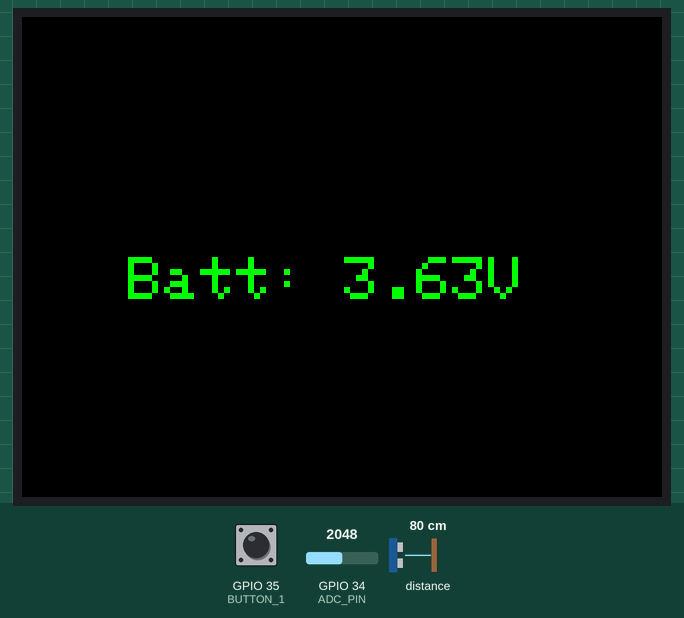
Simulated run of this sketch. Board: ESP32. Parts: 320×240 colour display. Inputs (shaded band) come from the test bench; at power-on: GPIO 35 (BUTTON_1) HIGH, GPIO 34 (ADC_PIN) = 2048, distance to the obstacle 80 cm. What the sketch prints to the serial monitor is not drawn. At 6.1 s the program puts the board to deep sleep or switches it off; the recording ends there.

Above: at 1.4 s.
3.6 s: GPIO 35 (BUTTON_1) pulled LOW for 0.15 s
At 4.6 s:
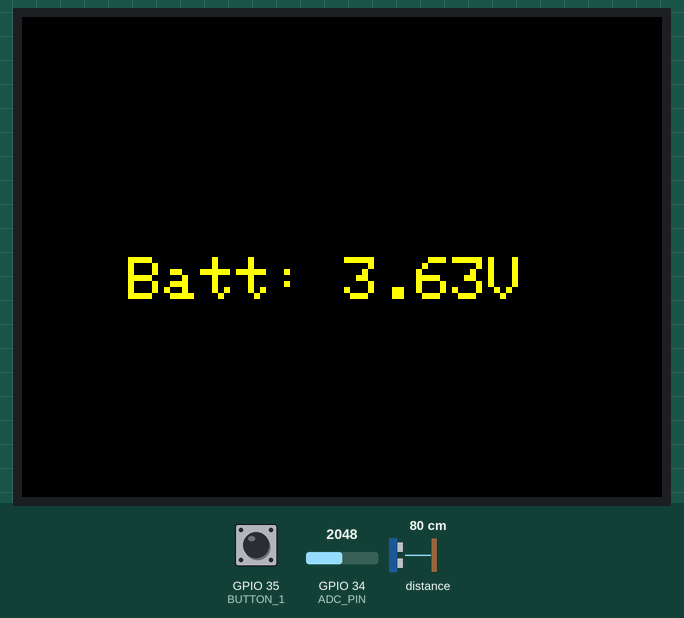
At 5.6 s:
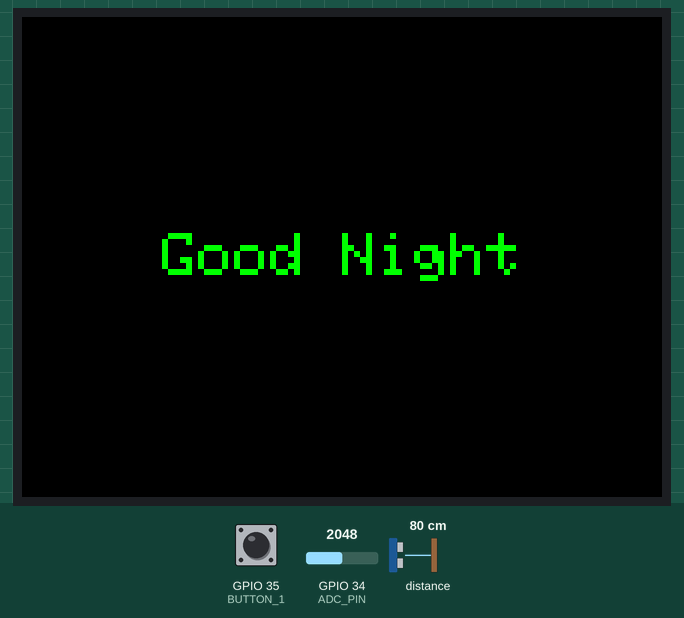
Timing chart, 0 to 6.1 s (numbered marks = the images above; inputs shaded):
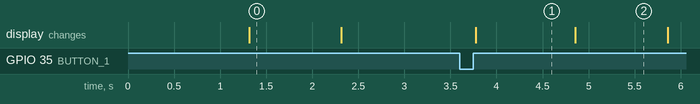

Measured:
- after the input at 3.6 s, the display: changes after 0.17 s (image 1)
- what the display in image 0 shows lasts 1.0 s, from 1.3 s to 2.3 s
- what the display in image 1 shows lasts 1.1 s, from 3.8 s to 4.9 s

The sketch:

HandwashTimer.ino
```cpp
/*

*/

#include "Adafruit_VL53L0X.h"   // TOF sensor
#include <TFT_eSPI.h>           // Hardware-specific library
#include <SPI.h>
#include "Button2.h"

#define TFT_GREY 0x5AEB

#define ADC_EN              14  //ADC_EN is the ADC detection enable port
#define ADC_PIN             34
#define BUTTON_1            35
#define BUTTON_2            0

Adafruit_VL53L0X lox = Adafruit_VL53L0X();

TFT_eSPI tft = TFT_eSPI();       // Invoke custom library
Button2 btn1(BUTTON_1);

int btnCick = false;
int vref = 1100;

uint32_t targetTime = 0;                    // for next 1 second timeout
int8_t ss = 46;
byte oss = 99;
byte xsecs = 0;

bool checking = true;

//! Long time delay, it is recommended to use shallow sleep, which can effectively reduce the current consumption
void espDelay(int ms)
{
    esp_sleep_enable_timer_wakeup(ms * 1000);
    esp_sleep_pd_config(ESP_PD_DOMAIN_RTC_PERIPH, ESP_PD_OPTION_ON);
    esp_light_sleep_start();
}

// Use a long press on upper button to enable sleep (press again to wake up)
void button_init()
{
    btn1.setPressedHandler([](Button2 & b) {
        btnCick = false;
        tft.writecommand(TFT_DISPON);
        digitalWrite(TFT_BL, true);
        //Serial.print("Button 1 pressed ");
        //int r = digitalRead(TFT_BL);
        showVoltage();
        tft.setTextSize(3);
        tft.fillScreen(TFT_BLACK);
        tft.setTextColor(TFT_GREEN, TFT_BLACK);
        tft.setTextDatum(MC_DATUM);
        tft.drawString("Good Night",  tft.width() / 2, tft.height() / 2 );
        espDelay(2000);

        digitalWrite(TFT_BL, false);
        tft.writecommand(TFT_DISPOFF);
        tft.writecommand(TFT_SLPIN);
        //After using light sleep, you need to disable timer wake, because here use external IO port to wake up
        esp_sleep_disable_wakeup_source(ESP_SLEEP_WAKEUP_TIMER);
        esp_sleep_enable_ext0_wakeup(GPIO_NUM_35, 0);
        delay(200);
        esp_deep_sleep_start();
    });
}

void showVoltage()
{
    static uint64_t timeStamp = 0;
    uint16_t v = analogRead(ADC_PIN);
    float battery_voltage = ((float)v / 4095.0) * 2.0 * 3.3 * (vref / 1000.0);
    String voltage = "Batt: " + String(battery_voltage) + "V";
    Serial.println(voltage);
    tft.fillScreen(TFT_BLACK);
    tft.drawString(voltage,  tft.width() / 6, tft.height() / 2 );
    espDelay(3000);
}

// Update the display returning false until timer expires
bool mayBeUpdate()
{

  if (targetTime < millis()) {
      // Set next update for 1 second later
      targetTime = millis() + 1000;

      ss--;               // Subtract a second
      if (ss < 0) {      // Check for roll-over
        ss = 45;          // Reset seconds to zero
        tft.fillScreen(TFT_BLACK);
        return true;
      }

      // Update digital time
      int xpos = 40;
      int ypos = 0; // Top left corner of clock text, about half way down
      int ysecs = ypos + 20;
      int xsecs = xpos;

      if (oss != ss) { // Redraw seconds time every second
        oss = ss;
        xpos = xsecs;

        if ( ss <= 10 ) {
          tft.setTextColor(TFT_RED, TFT_BLACK);
        }
        else {
          tft.setTextColor(TFT_YELLOW, TFT_BLACK);    // Set colour back to yellow
        }

        if (ss < 10) xpos += tft.drawChar('0', xpos, ysecs, 6); // Add leading zero
        tft.drawNumber(ss, xpos, ysecs, 6);                     // Draw seconds
      }
    }
    return false;
}

void setup(void) {
  Serial.begin(115200);

  // wait until serial port opens for native USB devices
  // while (! Serial) {
  //   delay(1);
  // }

  if (!lox.begin()) {
    Serial.println(F("Failed to boot VL53L0X"));
    while(1);
  }

  tft.init();
  tft.setRotation(1);
  tft.fillScreen(TFT_BLACK);

  tft.setTextSize(3);
  tft.setTextColor(TFT_GREEN, TFT_BLACK);
  //tft.setTextDatum(MC_DATUM);
  tft.drawString("Hello",  tft.width() / 4, tft.height() / 2 );
  espDelay(2000);
  showVoltage();
  tft.fillScreen(TFT_BLACK);

  tft.setTextSize(3);
  tft.setTextColor(TFT_YELLOW, TFT_BLACK);
  targetTime = millis() + 1000;

  button_init();

  checking = true;

}

void loop() {
  VL53L0X_RangingMeasurementData_t measure;

  if( checking )
  {
    digitalWrite(TFT_BL, false);
    tft.writecommand(TFT_DISPOFF);
    // Serial.print("Reading a measurement... ");
    lox.rangingTest(&measure, false); // pass in 'true' to get debug data printout!

    if (measure.RangeStatus != 4) {  // phase failures have incorrect data
      Serial.print("Distance (mm): "); Serial.println(measure.RangeMilliMeter);
      if( measure.RangeMilliMeter < 100 )
        checking = false;
    }
  }
  else {
    tft.writecommand(TFT_DISPON);
    digitalWrite(TFT_BL, true);
    checking = mayBeUpdate();
  }

  btn1.loop();
}
```
